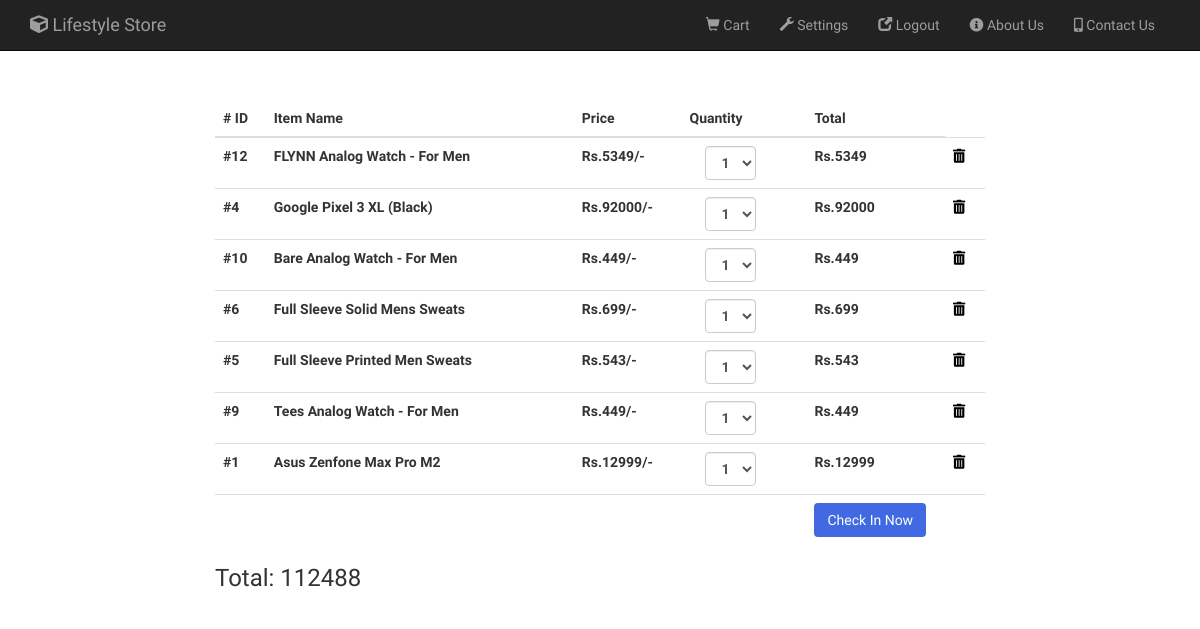
The app's page /cart.php (signed in) with its own data.
### tables this page shows
CREATE TABLE `users_products` (
  `id` int(11) NOT NULL,
  `user_id` int(11) DEFAULT NULL,
  `product_id` int(11) DEFAULT NULL,
  `status` varchar(20) NOT NULL
);

CREATE TABLE `products` (
  `id` int(11) NOT NULL,
  `name` varchar(30) DEFAULT NULL,
  `category` enum('Mobile','Clothes','Watches') DEFAULT NULL,
  `price` varchar(10) NOT NULL
);

### cart.php (the view, shortened to what this page needs)
<?php
    include 'includes/common.php';
    $user_id = $_SESSION['user_id'];
    $query = mysqli_query($con, "SELECT * FROM products INNER JOIN users_products ON
                            products.id = users_products.product_id WHERE users_products.user_id=$user_id")
                            or die($mysqli_error($con));
?>
<!DOCTYPE html>
<html lang="en">
<head>
    <link rel="stylesheet" href="https://maxcdn.bootstrapcdn.com/bootstrap/3.3.7/css/bootstrap.min.css" >
    <link rel="stylesheet" href="https://use.fontawesome.com/releases/v5.6.3/css/all.css">
    <link rel="stylesheet" href="footer.css">
</head>
<body>
    <?php
        include 'includes/header.php';
    ?>
    <div class="container col-md-8 col-md-offset-2" style="margin-top:100px; margin-bottom:150px">
        <?php
            $sum = 0;
        ?>
            <table class="table table-hover">
                <?php
                    if(mysqli_num_rows($query)) {
                ?>
                        <thead>
                            <tr>
                                <th># ID</th>
                                <th style='width:40%'>Item Name</th>
                                <th>Price</th>
                                <th>Quantity</th>
                                <th>Total</th>
                            </tr>
                        </thead>
                        <tbody>
                        <?php
                            while($row = mysqli_fetch_array($query))  {
                                $sum+= $row["price"];
                                $id .= $row["product_id"] . ", ";
                                echo "<tr>";
                                    echo "<th class='row'>#" . $row['product_id'] . "</th>";
                                    echo "<th>" . $row['name'] . "</th>";
                                    echo "<th>Rs." . $row['price'] . "/-</th>";
                                    echo "<th>";
                        ?>
                                    <div class="form-group" name="form">
                                        <div class="col-sm-9 col-xs-10">
                                            <select class="form-control" id="select" name="selectQuantity" onchange="showTotal()">
                                                <option value="1" selected="selected">1</option>
                                            </select>
                                        </div>
                                    </div>
                        <?php
                                    echo "</th>";
                                    echo "<th style='width:18%' id='total'>Rs." . $row['price'] . "</th>";
                                    echo "<th><a href='cart-remove.php?id={$row['product_id']}' class=' remove_item_link'>
                                                <span class='fas fa-trash-alt' title='Remove from cart' style='margin-right:4px; color: black;'>
                                                </span></a></th>";
                                echo "</tr>";
                            }
                            $id = rtrim($id, ", ");
                            echo "<tr>";
                                echo "<th></th>";
                                echo "<th></th>";
                                echo "<th></th>";
                                echo "<th></th>";
                                echo "<th><a class='btn btn-md' style='background-color:#4169E1;color:#fff;'
                                    href='success.php?itemsid=" . $id . "'>Check In Now</a></th>";
                                echo "<th></th>";
                                echo "</tr>";
                        echo "</tbody>";
            echo "</table>";
            echo "<h3>Total: " . $sum . "</h3>";
            }
        ?>
    </div>
</body>
</html>

### includes/header.php (shortened to what this page needs)
<nav class="navbar navbar-inverse navbar-fixed-top">
        <div class="container">
            <div class="navbar-header">
                <a class="navbar-brand" href="index.php">
                    <i class="fas fa-cube"></i>
                    <span>Lifestyle Store</span>
                </a>
            </div>
            <div class="collapse navbar-collapse navbar-right" id="bs-example-navbar-collapse-1">
                <ul class="nav navbar-nav">
                    <?php
                    if (isset($_SESSION['email'])) { ?>
                        <li><a href = "cart.php"><span class = "glyphicon glyphicon-shopping-cart"></span>
                        Cart</a></li>
                        <li><a href = "setting.php"><span class = "glyphicon glyphicon-wrench"></span>
                        Settings</a></li>
                        <li><a href = "logout.php"><span class = "glyphicon glyphicon-new-window"></span>
                        Logout</a></li>
                        <li><a href="about.php"><span class="fas fa-info-circle"></span>
                        About Us</a></li>
                        <li><a href="contact.php"><span class="fas fa-mobile-alt"></span>
                        Contact Us</a></li>
                <?php
                    }
                ?>
                </ul>
            </div>
        </div>
</nav>

### cart.php (style rules this page uses)
body { font-family: 'Overlock', cursive; background-color: #fff; }

### records on screen
users_products: product "12", product.name "FLYNN Analog Watch - For Men", product.price "5349"
users_products: product "4", product.name "Google Pixel 3 XL (Black)", product.price "92000"
users_products: product "10", product.name "Bare Analog Watch - For Men", product.price "449"
users_products: product "6", product.name "Full Sleeve Solid Mens Sweats", product.price "699"
users_products: product "5", product.name "Full Sleeve Printed Men Sweats", product.price "543"
users_products: product "9", product.name "Tees Analog Watch - For Men", product.price "449"
users_products: product "1", product.name "Asus Zenfone Max Pro M2", product.price "12999"

### other values on screen
$sum "112488"
